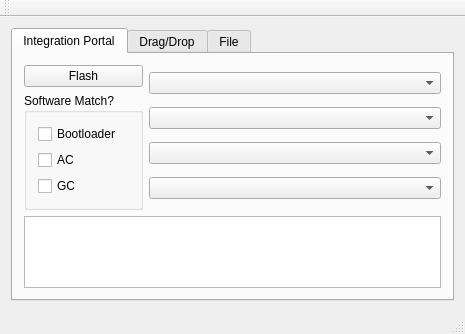
<?xml version="1.0" encoding="UTF-8"?>
<ui version="4.0">
 <class>MKSClientClass</class>
 <widget class="QMainWindow" name="MKSClientClass">
  <property name="geometry">
   <rect>
    <x>0</x>
    <y>0</y>
    <width>465</width>
    <height>328</height>
   </rect>
  </property>
  <property name="windowTitle">
   <string>MKSClient</string>
  </property>
  <widget class="QWidget" name="centralWidget">
   <layout class="QHBoxLayout" name="horizontalLayout">
    <item>
     <layout class="QVBoxLayout" name="verticalLayout" stretch="0">
      <item>
       <widget class="QTabWidget" name="tabWidget">
        <property name="currentIndex">
         <number>0</number>
        </property>
        <widget class="QWidget" name="tab_IntegrationPortal">
         <attribute name="title">
          <string>Integration Portal</string>
         </attribute>
         <layout class="QVBoxLayout" name="verticalLayout_3" stretch="5,1">
          <item>
           <layout class="QHBoxLayout" name="horizontalLayout_2" stretch="1,3">
            <item>
             <layout class="QVBoxLayout" name="verticalLayout_11">
              <item>
               <widget class="QPushButton" name="pb_Flash">
                <property name="text">
                 <string>Flash</string>
                </property>
               </widget>
              </item>
              <item>
               <widget class="QGroupBox" name="gb_Match">
                <property name="title">
                 <string>Software Match?</string>
                </property>
                <layout class="QHBoxLayout" name="horizontalLayout_7">
                 <item>
                  <layout class="QVBoxLayout" name="verticalLayout_12">
                   <item>
                    <widget class="QCheckBox" name="cb_Bootloader">
                     <property name="text">
                      <string>Bootloader</string>
                     </property>
                    </widget>
                   </item>
                   <item>
                    <widget class="QCheckBox" name="pb_AC">
                     <property name="text">
                      <string>AC</string>
                     </property>
                    </widget>
                   </item>
                   <item>
                    <widget class="QCheckBox" name="pb_GC">
                     <property name="text">
                      <string>GC</string>
                     </property>
                    </widget>
                   </item>
                  </layout>
                 </item>
                </layout>
               </widget>
              </item>
             </layout>
            </item>
            <item>
             <layout class="QVBoxLayout" name="verticalLayout_10">
              <item>
               <widget class="QComboBox" name="cb_Project"/>
              </item>
              <item>
               <widget class="QComboBox" name="cb_Software"/>
              </item>
              <item>
               <widget class="QComboBox" name="cb_Part"/>
              </item>
              <item>
               <widget class="QComboBox" name="cb_Variant"/>
              </item>
             </layout>
            </item>
           </layout>
          </item>
          <item>
           <widget class="QListWidget" name="lw_Software"/>
          </item>
         </layout>
        </widget>
        <widget class="QWidget" name="tab_DragDrop">
         <attribute name="title">
          <string>Drag/Drop</string>
         </attribute>
         <layout class="QHBoxLayout" name="horizontalLayout_5">
          <item>
           <widget class="QGroupBox" name="gb_DragDrop">
            <property name="title">
             <string>Drag .ocf or .prg file here</string>
            </property>
           </widget>
          </item>
         </layout>
        </widget>
        <widget class="QWidget" name="tab_File">
         <attribute name="title">
          <string>File</string>
         </attribute>
        </widget>
       </widget>
      </item>
     </layout>
    </item>
   </layout>
  </widget>
  <widget class="QMenuBar" name="menuBar">
   <property name="geometry">
    <rect>
     <x>0</x>
     <y>0</y>
     <width>465</width>
     <height>21</height>
    </rect>
   </property>
  </widget>
  <widget class="QToolBar" name="mainToolBar">
   <attribute name="toolBarArea">
    <enum>TopToolBarArea</enum>
   </attribute>
   <attribute name="toolBarBreak">
    <bool>false</bool>
   </attribute>
  </widget>
  <widget class="QStatusBar" name="statusBar"/>
 </widget>
 <layoutdefault spacing="6" margin="11"/>
 <resources>
  <include location="mksclient.qrc"/>
 </resources>
 <connections/>
</ui>
